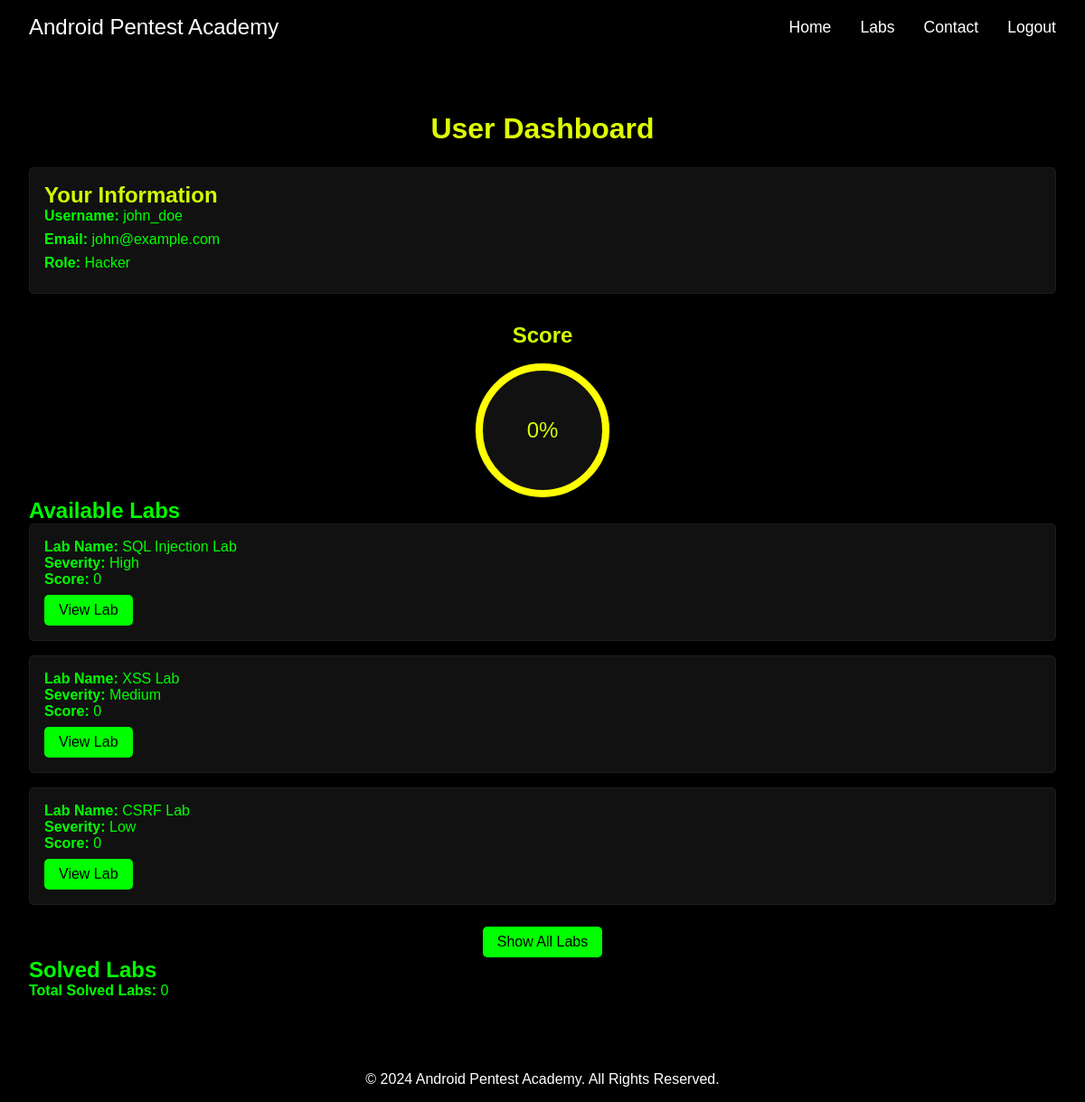
The app's page /new_website/userdashboard.php (signed in) with its own data.
### tables this page shows
CREATE TABLE `users` (
  `id` int(11) NOT NULL,
  `username` varchar(50) NOT NULL,
  `email` varchar(100) NOT NULL,
  `password` varchar(255) NOT NULL,
  `age` int(11) DEFAULT NULL,
  `role` enum('Hacker','Creator','Admin','Support') NOT NULL,
  `resetpass` varchar(450) DEFAULT NULL,
  `is_subscribed` tinyint(1) DEFAULT 0,
  `score` int(11) DEFAULT 0
);

CREATE TABLE `labs` (
  `lab_id` int(11) NOT NULL,
  `labname` varchar(255) NOT NULL,
  `laburl` varchar(255) NOT NULL,
  `severity` enum('Low','Medium','High','Critical') NOT NULL,
  `Lab_score` int(11) NOT NULL
);

### new_website/userdashboard.php (the view, shortened to what this page needs)
<?php
require_once 'conn.php';
?>
<!DOCTYPE html>
<html lang="en">
<head>
</head>
<body>
    <?php
      $user_id = $_SESSION['user_id'];
      $user_query = $pdo->prepare("SELECT username, email, role FROM users WHERE id = :id");
      $user_query->execute([':id' => $user_id]);
      $user_data = $user_query->fetch(PDO::FETCH_ASSOC);
      $labs_query = $pdo->prepare("SELECT * FROM labs LIMIT 3");
      $labs_query->execute();
      $labs = $labs_query->fetchAll(PDO::FETCH_ASSOC);
      $solvedlabs_query = $pdo->prepare("
          SELECT COUNT(sl.lab_id) AS solved_count, l.labname
          FROM user_labs sl
          JOIN labs l ON sl.lab_id = l.lab_id
          WHERE sl.user_id = :id
          GROUP BY sl.user_id
      ");
      $solvedlabs_query->execute([':id' => $user_id]);
      $solved_data = $solvedlabs_query->fetch(PDO::FETCH_ASSOC);
      $solved_count = $solved_data['solved_count'] ?? 0;
      $score_query = $pdo->prepare("SELECT score FROM users WHERE id = :id");
      $score_query->execute([':id' => $user_id]);
      $score_data = $score_query->fetch(PDO::FETCH_ASSOC);
      $score = $score_data ? $score_data['score'] : 0;
    ?>
     <nav class="navbar">
        <div class="logo">Android Pentest Academy</div>
        <ul class="nav-links">
            <li><a href="home.php">Home</a></li>
            <li><a href="labs.php">Labs</a></li>
            <li><a href="contact.php">Contact</a></li>
            <li><a href="logout.php">Logout</a></li>
        </ul>
    </nav>
    <div class="dashboard">
        <h1>User Dashboard</h1>
        <section class="user-info">
            <h2>Your Information</h2>
            <p><strong>Username:</strong> <?= htmlspecialchars($user_data['username']); ?></p>
            <p><strong>Email:</strong> <?= htmlspecialchars($user_data['email']); ?></p>
            <p><strong>Role:</strong> <?= htmlspecialchars($user_data['role']); ?></p>
        </section>
        <section class="score">
            <h2>Score</h2>
            <div class="score-circle">
                <svg width="150" height="150">
                    <circle cx="75" cy="75" r="70" style="--score: <?= htmlspecialchars($score); ?>"></circle>
                </svg>
                <div class="score-value"><?= htmlspecialchars($score); ?>%</div>
            </div>
        </section>
        <section class="labs-section">
            <h2>Available Labs</h2>
            <?php foreach ($labs as $lab): ?>
                <div class="lab-item">
                    <p><strong>Lab Name:</strong> <?= htmlspecialchars($lab['labname']); ?></p>
                    <p><strong>Severity:</strong> <?= htmlspecialchars($lab['severity']); ?></p>
                    <p><strong>Score:</strong> <?= htmlspecialchars($lab['Lab_score']); ?></p>
                    <a href="<?= htmlspecialchars($lab['laburl']); ?>" target="_blank" class="view-lab-button">View Lab</a>
                </div>
            <?php endforeach; ?>
            <center>
                <a href="labs.php" target="_blank" class="view-lab-button"> Show All Labs</a>
            </center>
        </section>
        <section class="solved-labs-section">
            <h2>Solved Labs</h2>
            <p><strong>Total Solved Labs:</strong> <?= htmlspecialchars($solved_count); ?></p>
        </section>
    </div>
    <footer class="footer">
        <p>&copy; 2024 Android Pentest Academy. All Rights Reserved.</p>
    </footer>
</body>
</html>

### new_website/userdashboard.php (style rules this page uses)
* { margin: 0; padding: 0; box-sizing: border-box; }
body { font-family: 'Arial', sans-serif; background-color: #000; color: #00ff00; }
.navbar { display: flex; justify-content: space-between; align-items: center; background-color: #000; padding: 1rem 2rem; }
.navbar .logo { font-size: 1.5rem; color: white; }
.navbar .nav-links { list-style: none; display: flex; }
.navbar .nav-links li { margin-left: 2rem; }
.navbar .nav-links a { color: white; text-decoration: none; font-size: 1.1rem; transition: color 0.3s ease; }
.dashboard { max-width: 1200px; margin: 2rem auto; padding: 2rem; background-color: rgba(0, 0, 0, 0.8); border-radius: 8px; }
.dashboard h1 { text-align: center; color: #ddff00; margin-bottom: 1.5rem; }
.user-info { margin-bottom: 2rem; padding: 1rem; border: 1px solid #1d1d1a; border-radius: 5px; background-color: #111; }
.user-info h2 { color: #D3FF00; }
.user-info p { margin-bottom: 0.5rem; }
.lab-item { padding: 1rem; margin-bottom: 1rem; background-color: #111; border: 1px solid #1d1d1a; border-radius: 5px; }
.view-lab-button { margin-top: 0.5rem; padding: 0.5rem 1rem; background-color: #00ff00; color: black; border: none; border-radius: 5px; cursor: pointer; text-decoration: none; transition: background-color 0.3s ease; display: inline-block; }
.score { display: flex; flex-direction: column; align-items: center; margin-top: 2rem; }
.score h2 { color: #D3FF00; margin-bottom: 1rem; }
.score-circle { position: relative; width: 150px; height: 150px; border-radius: 50%; background-color: #111; display: flex; justify-content: center; align-items: center; font-size: 1.5rem; color: #D3FF00; }
.score-circle .score-value { position: absolute; }
svg { transform: rotate(-90deg); }
.footer { background-color: #000; padding: 1rem; text-align: center; color: white; }

### records on screen
users: username "john_doe", email "john@example.com", role "Hacker", score "0"
labs: labname "SQL Injection Lab", severity "High", Lab_score "0"
labs: labname "XSS Lab", severity "Medium", Lab_score "0"
labs: labname "CSRF Lab", severity "Low", Lab_score "0"

### other values on screen
$solved_count "0"
